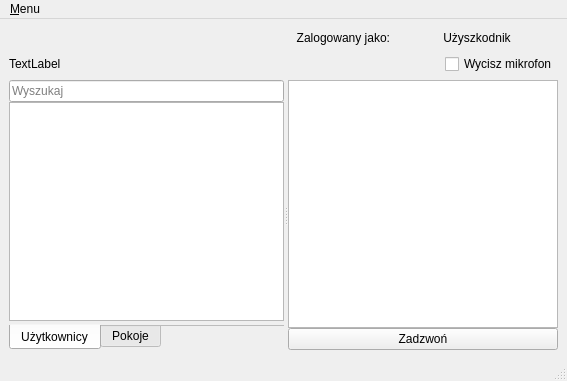
<?xml version="1.0" encoding="UTF-8"?>
<ui version="4.0">
 <class>MainWindowInterface</class>
 <widget class="QMainWindow" name="MainWindowInterface">
  <property name="geometry">
   <rect>
    <x>0</x>
    <y>0</y>
    <width>567</width>
    <height>381</height>
   </rect>
  </property>
  <property name="minimumSize">
   <size>
    <width>0</width>
    <height>0</height>
   </size>
  </property>
  <property name="maximumSize">
   <size>
    <width>16777215</width>
    <height>16777215</height>
   </size>
  </property>
  <property name="windowTitle">
   <string>JaroEliCall</string>
  </property>
  <property name="windowIcon">
   <iconset>
    <normaloff>:/icons/icons/115873-filled-management-elements/png/speech-1.png</normaloff>:/icons/icons/115873-filled-management-elements/png/speech-1.png</iconset>
  </property>
  <property name="iconSize">
   <size>
    <width>0</width>
    <height>0</height>
   </size>
  </property>
  <widget class="QWidget" name="central_widget">
   <layout class="QGridLayout" name="gridLayout">
    <item row="1" column="0">
     <widget class="QLabel" name="label_selected">
      <property name="text">
       <string>TextLabel</string>
      </property>
     </widget>
    </item>
    <item row="2" column="0" rowspan="2" colspan="3">
     <widget class="QSplitter" name="splitter">
      <property name="orientation">
       <enum>Qt::Horizontal</enum>
      </property>
      <widget class="QTabWidget" name="tab_widget">
       <property name="sizePolicy">
        <sizepolicy hsizetype="Expanding" vsizetype="Expanding">
         <horstretch>0</horstretch>
         <verstretch>0</verstretch>
        </sizepolicy>
       </property>
       <property name="minimumSize">
        <size>
         <width>0</width>
         <height>0</height>
        </size>
       </property>
       <property name="cursor">
        <cursorShape>PointingHandCursor</cursorShape>
       </property>
       <property name="accessibleName">
        <string notr="true"/>
       </property>
       <property name="autoFillBackground">
        <bool>false</bool>
       </property>
       <property name="styleSheet">
        <string notr="true"/>
       </property>
       <property name="locale">
        <locale language="Polish" country="Poland"/>
       </property>
       <property name="tabPosition">
        <enum>QTabWidget::South</enum>
       </property>
       <property name="currentIndex">
        <number>0</number>
       </property>
       <property name="iconSize">
        <size>
         <width>16</width>
         <height>16</height>
        </size>
       </property>
       <property name="elideMode">
        <enum>Qt::ElideNone</enum>
       </property>
       <property name="usesScrollButtons">
        <bool>false</bool>
       </property>
       <property name="documentMode">
        <bool>true</bool>
       </property>
       <property name="tabsClosable">
        <bool>false</bool>
       </property>
       <property name="movable">
        <bool>false</bool>
       </property>
       <property name="tabBarAutoHide">
        <bool>false</bool>
       </property>
       <widget class="QWidget" name="tab_users">
        <attribute name="title">
         <string>Użytkownicy</string>
        </attribute>
        <layout class="QVBoxLayout" name="verticalLayout_6">
         <property name="spacing">
          <number>0</number>
         </property>
         <property name="leftMargin">
          <number>0</number>
         </property>
         <property name="topMargin">
          <number>0</number>
         </property>
         <property name="rightMargin">
          <number>0</number>
         </property>
         <property name="bottomMargin">
          <number>0</number>
         </property>
         <item>
          <layout class="QVBoxLayout" name="vertical_layout_tab1">
           <property name="spacing">
            <number>0</number>
           </property>
           <property name="sizeConstraint">
            <enum>QLayout::SetMinimumSize</enum>
           </property>
           <property name="bottomMargin">
            <number>3</number>
           </property>
           <item>
            <widget class="QLineEdit" name="line_edit_search_users">
             <property name="placeholderText">
              <string>Wyszukaj</string>
             </property>
            </widget>
           </item>
           <item>
            <widget class="QListWidget" name="list_of_users">
             <property name="sortingEnabled">
              <bool>true</bool>
             </property>
            </widget>
           </item>
          </layout>
         </item>
        </layout>
       </widget>
       <widget class="QWidget" name="tab_rooms">
        <attribute name="title">
         <string>Pokoje</string>
        </attribute>
        <layout class="QVBoxLayout" name="verticalLayout_5">
         <property name="spacing">
          <number>0</number>
         </property>
         <property name="leftMargin">
          <number>0</number>
         </property>
         <property name="topMargin">
          <number>0</number>
         </property>
         <property name="rightMargin">
          <number>0</number>
         </property>
         <property name="bottomMargin">
          <number>3</number>
         </property>
         <item>
          <layout class="QVBoxLayout" name="vertical_layout_tab2">
           <property name="spacing">
            <number>0</number>
           </property>
           <item>
            <widget class="QLineEdit" name="line_edit_search_rooms">
             <property name="placeholderText">
              <string>Wyszukaj</string>
             </property>
            </widget>
           </item>
           <item>
            <widget class="QListWidget" name="list_of_rooms">
             <property name="sortingEnabled">
              <bool>true</bool>
             </property>
            </widget>
           </item>
          </layout>
         </item>
        </layout>
       </widget>
      </widget>
      <widget class="QWidget" name="layoutWidget">
       <layout class="QVBoxLayout" name="vertical_layout_info">
        <property name="spacing">
         <number>0</number>
        </property>
        <property name="topMargin">
         <number>0</number>
        </property>
        <item>
         <widget class="QListWidget" name="list_of_informations">
          <property name="batchSize">
           <number>100</number>
          </property>
         </widget>
        </item>
        <item>
         <widget class="QPushButton" name="push_button_call">
          <property name="sizePolicy">
           <sizepolicy hsizetype="Minimum" vsizetype="Minimum">
            <horstretch>0</horstretch>
            <verstretch>0</verstretch>
           </sizepolicy>
          </property>
          <property name="text">
           <string>Zadzwoń</string>
          </property>
          <property name="flat">
           <bool>false</bool>
          </property>
         </widget>
        </item>
       </layout>
      </widget>
     </widget>
    </item>
    <item row="1" column="2">
     <widget class="QCheckBox" name="check_box_mute">
      <property name="sizePolicy">
       <sizepolicy hsizetype="Fixed" vsizetype="Fixed">
        <horstretch>0</horstretch>
        <verstretch>0</verstretch>
       </sizepolicy>
      </property>
      <property name="layoutDirection">
       <enum>Qt::LeftToRight</enum>
      </property>
      <property name="text">
       <string>Wycisz mikrofon</string>
      </property>
     </widget>
    </item>
    <item row="0" column="1" colspan="2">
     <layout class="QHBoxLayout" name="horizontal_layout_who_is_logged">
      <property name="spacing">
       <number>6</number>
      </property>
      <item>
       <widget class="QLabel" name="label_you_logged_as">
        <property name="maximumSize">
         <size>
          <width>16777215</width>
          <height>20</height>
         </size>
        </property>
        <property name="text">
         <string>Zalogowany jako:</string>
        </property>
        <property name="alignment">
         <set>Qt::AlignRight|Qt::AlignTrailing|Qt::AlignVCenter</set>
        </property>
       </widget>
      </item>
      <item>
       <widget class="QLabel" name="label_user_name">
        <property name="sizePolicy">
         <sizepolicy hsizetype="Minimum" vsizetype="Minimum">
          <horstretch>0</horstretch>
          <verstretch>0</verstretch>
         </sizepolicy>
        </property>
        <property name="maximumSize">
         <size>
          <width>16777215</width>
          <height>20</height>
         </size>
        </property>
        <property name="text">
         <string>Użyszkodnik</string>
        </property>
        <property name="alignment">
         <set>Qt::AlignCenter</set>
        </property>
       </widget>
      </item>
     </layout>
    </item>
   </layout>
  </widget>
  <widget class="QStatusBar" name="status_bar"/>
  <widget class="QMenuBar" name="menu_bar">
   <property name="geometry">
    <rect>
     <x>0</x>
     <y>0</y>
     <width>567</width>
     <height>30</height>
    </rect>
   </property>
   <widget class="QMenu" name="menu">
    <property name="title">
     <string>&amp;Menu</string>
    </property>
    <addaction name="act_settings"/>
    <addaction name="act_rooms"/>
    <addaction name="act_users"/>
    <addaction name="act_profil"/>
    <addaction name="separator"/>
    <addaction name="act_about"/>
    <addaction name="act_close"/>
   </widget>
   <addaction name="menu"/>
  </widget>
  <action name="act_about">
   <property name="text">
    <string>&amp;O aplikacji</string>
   </property>
  </action>
  <action name="actionUstawienia">
   <property name="text">
    <string>&amp;Ustawienia</string>
   </property>
  </action>
  <action name="act_rooms">
   <property name="text">
    <string>&amp;Pokoje</string>
   </property>
  </action>
  <action name="act_users">
   <property name="text">
    <string>Uż&amp;ytkownicy</string>
   </property>
  </action>
  <action name="act_profil">
   <property name="text">
    <string>P&amp;rofil</string>
   </property>
  </action>
  <action name="act_close">
   <property name="text">
    <string>&amp;Zakończ</string>
   </property>
  </action>
  <action name="act_settings">
   <property name="text">
    <string>&amp;Ustawienia</string>
   </property>
  </action>
 </widget>
 <tabstops>
  <tabstop>check_box_mute</tabstop>
  <tabstop>line_edit_search_rooms</tabstop>
  <tabstop>list_of_users</tabstop>
  <tabstop>push_button_call</tabstop>
  <tabstop>line_edit_search_users</tabstop>
  <tabstop>tab_widget</tabstop>
  <tabstop>list_of_rooms</tabstop>
 </tabstops>
 <resources/>
 <connections/>
</ui>
